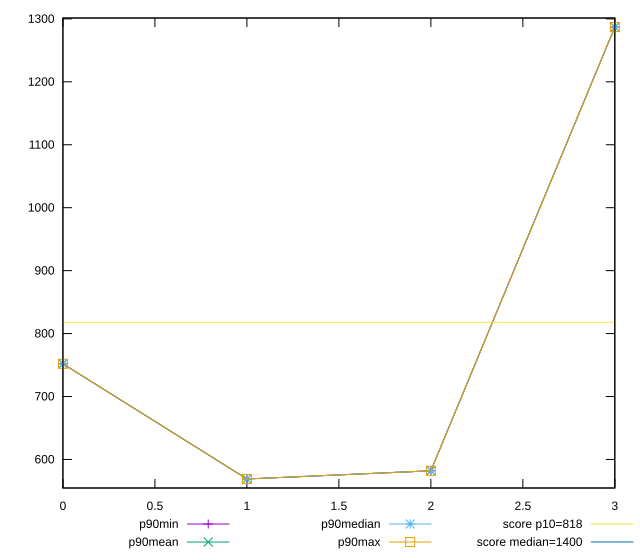

Write the gnuplot code that produced this figure.
reset

$p90Min <<EOF
0 752
1 569
2 582
3 1287
EOF

$p90Mean <<EOF
0 752
1 569
2 582
3 1287
EOF

$p90Median <<EOF
0 752
1 569
2 582
3 1287
EOF

$p90Max <<EOF
0 752
1 569
2 582
3 1287
EOF

set key outside below
set xrange [0:3]
set yrange [554.64:1301.36]
set trange [554.64:1301.36]
set terminal svg size 640, 560 enhanced background rgb 'white'
set output "reports/report_00031_2021-02-24T23-18-18.084Z/dom-size/progression/value.svg"

plot $p90Min title "p90min" with linespoints, \
     $p90Mean title "p90mean" with linespoints, \
     $p90Median title "p90median" with linespoints, \
     $p90Max title "p90max" with linespoints, \
     818 title "score p10=818", \
     1400 title "score median=1400"

reset
